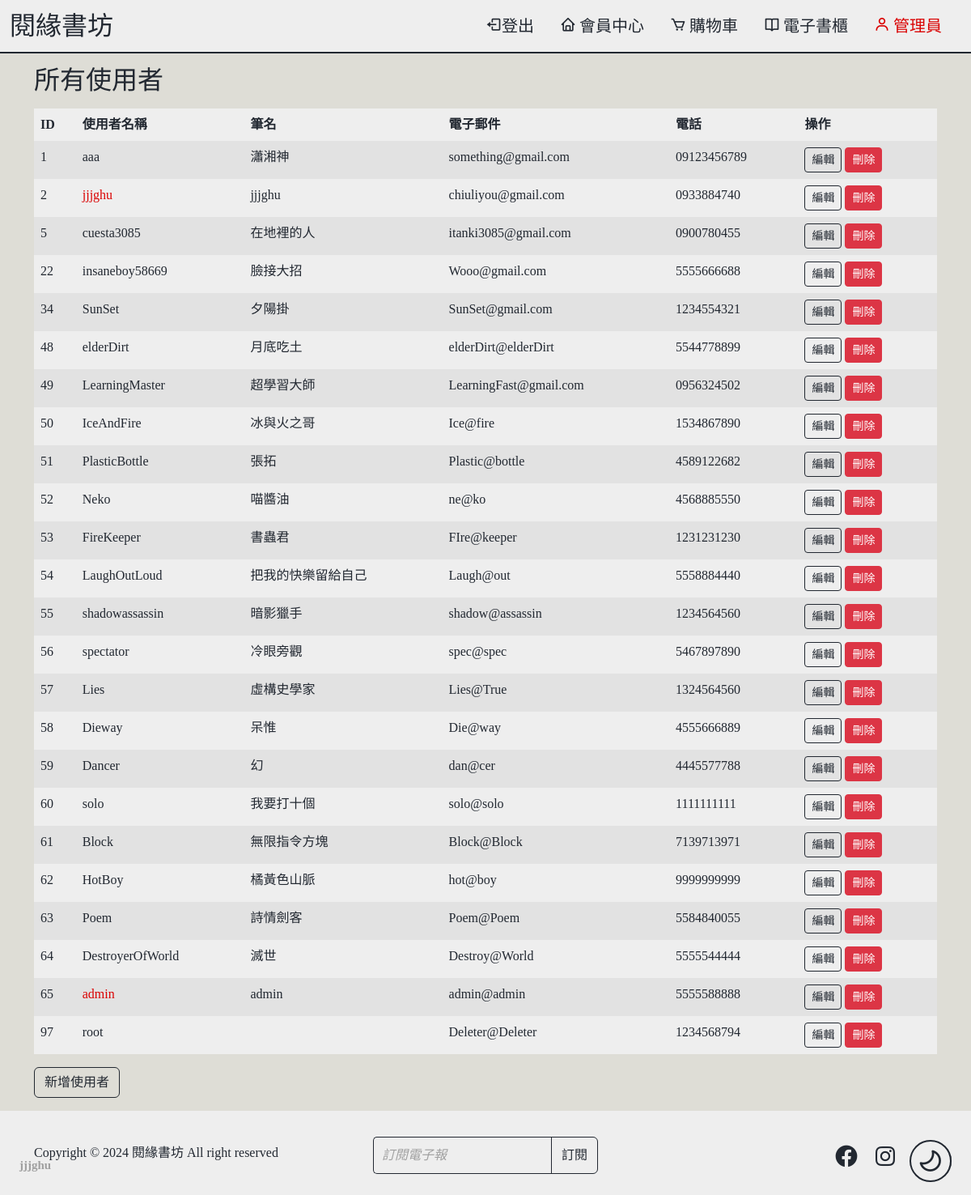
The page /admin.php (signed in) on the database its author committed.
### tables this page shows
CREATE TABLE `author` (
  `id` int(11) NOT NULL,
  `username` varchar(255) NOT NULL,
  `bio` text DEFAULT '暫無簡介',
  `password` varchar(255) NOT NULL,
  `phone` varchar(20) DEFAULT NULL,
  `email` varchar(255) DEFAULT NULL,
  `penName` varchar(255) DEFAULT NULL,
  `is_admin` tinyint(1) DEFAULT 0
);

### .Theme.php (called while the page is built, shortened)
<?php
$theme = "";

### admin.php (the view, shortened to what this page needs)
<?php
include '.LinkSql.php';
$query = "SELECT * FROM author";
$result = $link->query($query);
?>
<!DOCTYPE html>
<html lang="zh-Hant-TW">
<head>
    <?php include '.Style.php'; ?>
</head>
<?php include '.Theme.php'; ?>
<body class="<?php echo $theme; ?>">
    <?php include '.Header.php'; ?>
    <main class="container mt-10vh">
        <h2 class="mb-3">所有使用者</h2>
        <table class="table table-striped table-borderless" id="adminTable">
            <thead>
                <tr>
                    <th>ID</th>
                    <th>使用者名稱</th>
                    <th>筆名</th>
                    <th>電子郵件</th>
                    <th>電話</th>
                    <th>操作</th>
                </tr>
            </thead>
            <tbody>
                <?php while ($row = $result->fetch_assoc()): ?>
                    <tr>
                        <td><?php echo $row['id']; ?></td>
                        <td <?php if ($row['is_admin'])
                            echo "class='text-danger'"; ?>><?php echo $row['username']; ?></td>
                        <td><?php echo $row['penName']; ?></td>
                        <td><?php echo $row['email']; ?></td>
                        <td><?php echo $row['phone']; ?></td>
                        <td>
                            <button type="button" class="btn btn-primary btn-sm" data-bs-toggle="modal"
                                data-bs-target="#AddUserModal" data-id="<?php echo $row['id']; ?>"
                                data-username="<?php echo $row['username']; ?>"
                                data-penName="<?php echo $row['penName']; ?>" data-email="<?php echo $row['email']; ?>"
                                data-phone="<?php echo $row['phone']; ?>"
                                data-is_admin="<?php echo $row['is_admin']; ?>">編輯</button>
                            <a href="admin.php?delete_user=<?php echo $row['id']; ?>" class="btn btn-danger btn-sm"
                                onclick="return confirm('確定要刪除這個使用者嗎?');">刪除</a>
                        </td>
                    </tr>
                <?php endwhile; ?>
            </tbody>
        </table>
        <button type="button" class="btn btn-primary mb-3" data-bs-toggle="modal" data-bs-target="#AddUserModal">
            新增使用者
        </button>
    </main>
    <?php include '.Footer.php'; ?>
</body>
</html>

### css/bookshop.css (style rules this page uses)
* { margin: 0; padding: 0; font-family: 'MiSans-Normal.ttf', 'Microsoft JhengHei'; }
a { text-decoration: none; color: inherit; cursor: pointer; }
:root { --jjjghu-main: rgb(238, 238, 238); --jjjghu-main-opacity: rgba(238, 238, 238, 0.5); --jjjghu-Nmain: rgb(34, 40, 49); --jjjghu-second: rgb(222, 221, 214); --jjjghu-highlight: rgb(0, 173, 181); --jjjghu-highlight-opacity: rgba(0, 173, 181, 0.5); --jjjghu-card-border: var(--jjjghu-grey); --jjjghu-card-hover: var(--jjjghu-darkgrey); --jjjghu-brown: rgb(185, 148, 112); --jjjghu-orange: rgb(211, 140, 70); --jjjghu-orange-opacity: rgba(211, 140, 70, 0.8); --jjjghu-white: rgb(238, 238, 238); --jjjghu-black: rgb(34, 40, 49); --jjjghu-black-opacity: rgba(34, 40, 49, 0.5); --jjjghu-grey: rgb(160, 160, 160); --jjjghu-darkgrey: rgb(90, 90, 90); --jjjghu-red: rgb(218, 2, 2); }
body { display: flex; flex-direction: column; min-height: 100vh; background-color: var(--jjjghu-second); user-select: none; color: var(--jjjghu-Nmain); }
main { flex: 1 0 auto; }
.table { --bs-table-color: var(--jjjghu-Nmain); --bs-table-bg: var(--jjjghu-main); --bs-table-striped-color: var(--jjjghu-Nmain); }
.btn-primary { --bs-btn-color: var(--jjjghu-Nmain); --bs-btn-bg: none; --bs-btn-border-color: var(--jjjghu-Nmain); --bs-btn-hover-color: var(--jjjghu-white); --bs-btn-hover-bg: var(--jjjghu-highlight); --bs-btn-hover-border-color: var(--jjjghu-highlight); --bs-btn-focus-shadow-rgb: var(--jjjghu-highlight); --bs-btn-active-color: var(--jjjghu-white); --bs-btn-active-bg: var(--jjjghu-highlight); --bs-btn-active-border-color: var(--jjjghu-highlight); --bs-btn-active-shadow: inset 0 3px 5px rgba(0, 0, 0, 0.125); --bs-btn-disabled-color: var(--jjjghu-white); --bs-btn-disabled-bg: #0d6efd; --bs-btn-disabled-border-color: #0d6efd; }
.mt-10vh { margin-top: 10vh !important; }
.text-danger { color: var(--jjjghu-red) !important; }

### rows shown on the page
author: id "1", username "aaa", penName "瀟湘神", email "something@gmail.com", phone "09123456789"
author: id "2", username "jjjghu", penName "jjjghu", email "chiuliyou@gmail.com", phone "0933884740"
author: id "5", username "cuesta3085", penName "在地裡的人", email "itanki3085@gmail.com", phone "0900780455"
author: id "22", username "insaneboy58669", penName "臉接大招", email "Wooo@gmail.com", phone "5555666688"
author: id "34", username "SunSet", penName "夕陽掛", email "SunSet@gmail.com", phone "1234554321"
author: id "48", username "elderDirt", penName "月底吃土", email "elderDirt@elderDirt", phone "5544778899"
author: id "49", username "LearningMaster", penName "超學習大師", email "LearningFast@gmail.com", phone "0956324502"
author: id "50", username "IceAndFire", penName "冰與火之哥", email "Ice@fire", phone "1534867890"
author: id "51", username "PlasticBottle", penName "張拓", email "Plastic@bottle", phone "4589122682"
author: id "52", username "Neko", penName "喵醬油", email "ne@ko", phone "4568885550"
author: id "53", username "FireKeeper", penName "書蟲君", email "FIre@keeper", phone "1231231230"
author: id "54", username "LaughOutLoud", penName "把我的快樂留給自己", email "Laugh@out", phone "5558884440"
author: id "55", username "shadowassassin", penName "暗影獵手", email "shadow@assassin", phone "1234564560"
author: id "56", username "spectator", penName "冷眼旁觀", email "spec@spec", phone "5467897890"
author: id "57", username "Lies", penName "虛構史學家", email "Lies@True", phone "1324564560"
author: id "58", username "Dieway", penName "呆惟", email "Die@way", phone "4555666889"
author: id "59", username "Dancer", penName "幻", email "dan@cer", phone "4445577788"
author: id "60", username "solo", penName "我要打十個", email "solo@solo", phone "1111111111"
author: id "61", username "Block", penName "無限指令方塊", email "Block@Block", phone "7139713971"
author: id "62", username "HotBoy", penName "橘黃色山脈", email "hot@boy", phone "9999999999"
author: id "63", username "Poem", penName "詩情劍客", email "Poem@Poem", phone "5584840055"
author: id "64", username "DestroyerOfWorld", penName "滅世", email "Destroy@World", phone "5555544444"
author: id "65", username "admin", penName "admin", email "admin@admin", phone "5555588888"
author: id "97", username "root", email "Deleter@Deleter", phone "1234568794"

### other values the page prints
$_SESSION['username'] "jjjghu"
